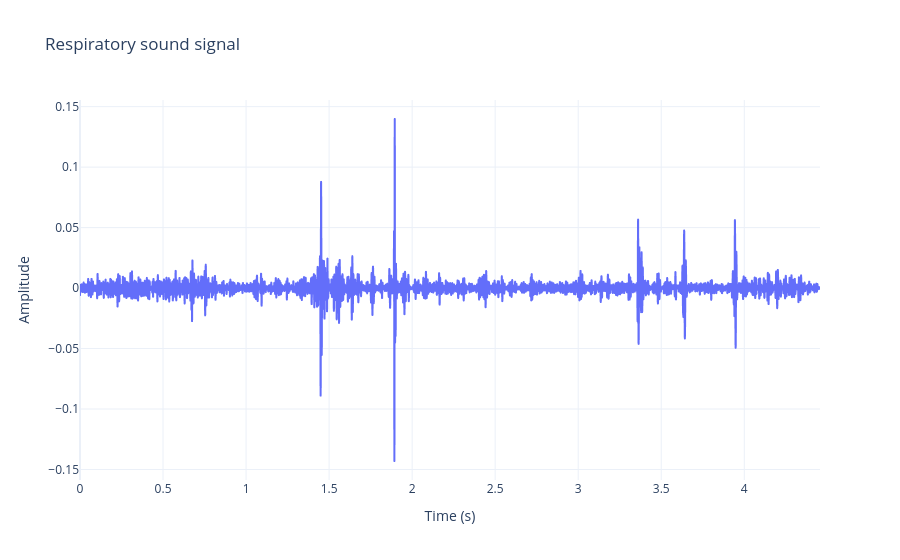

Write notebook code for a chart like this one.
### Code cell
fig = px.line(x=t, y=signal, labels={"x": "Time (s)", "y": "Amplitude"}, title=f"Respiratory sound signal")
fig.update_layout(
    hovermode="x unified",
    template="plotly_white"
)
fig.show()

### Figure 1 — Plotly figure (JSON) as saved in the notebook; plotly's stock layout.template omitted (floating-point values rounded to 4 significant figures; data arrays with more than 128 entries replaced by an {"elided": "..."} marker saying what was removed)
{"data": [{"hovertemplate": "Time (s)=%{x}<br>Amplitude=%{y}<extra></extra>", "legendgroup": "", "line": {"color": "#636efa", "dash": "solid"}, "marker": {"symbol": "circle"}, "mode": "lines", "name": "", "showlegend": false, "type": "scattergl", "x": {"elided": "17825 float values"}, "xaxis": "x", "y": {"elided": "17825 float values"}, "yaxis": "y"}], "layout": {"hovermode": "x unified", "legend": {"tracegroupgap": 0}, "title": {"text": "Respiratory sound signal"}, "xaxis": {"anchor": "y", "domain": [0, 1], "title": {"text": "Time (s)"}}, "yaxis": {"anchor": "x", "domain": [0, 1], "title": {"text": "Amplitude"}}}}
